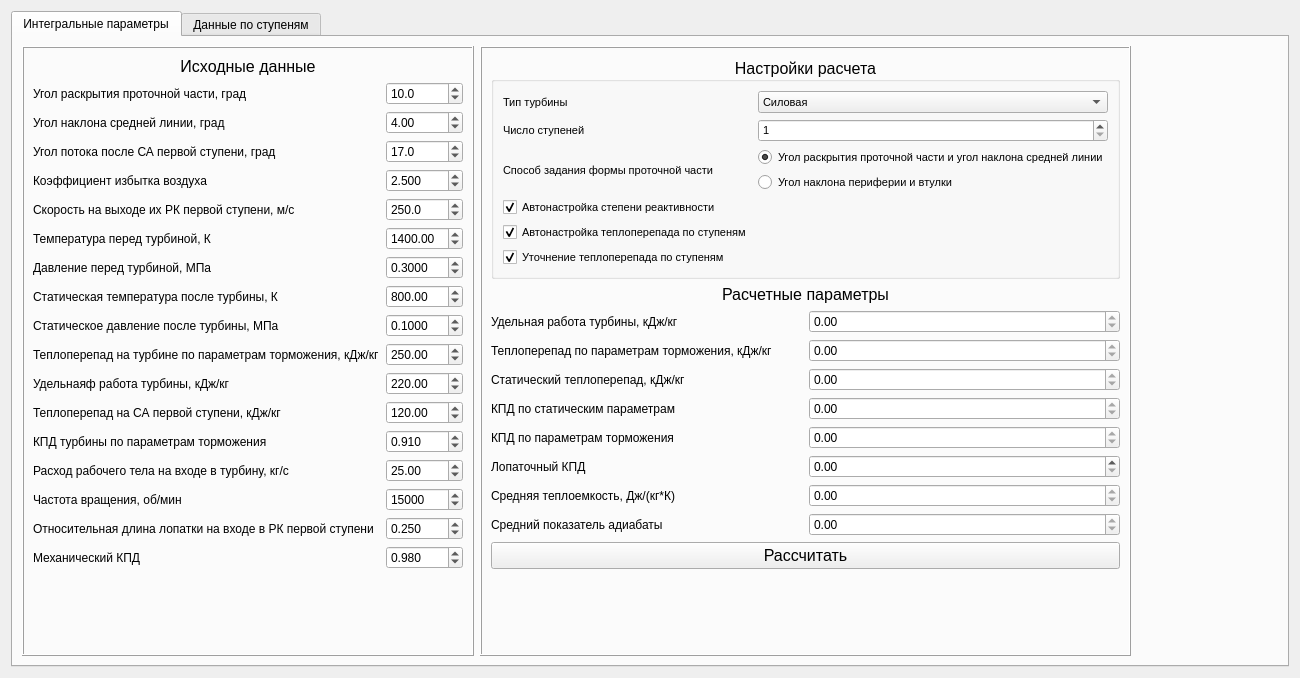
<?xml version="1.0" encoding="UTF-8"?>
<ui version="4.0">
 <class>Form</class>
 <widget class="QWidget" name="Form">
  <property name="geometry">
   <rect>
    <x>0</x>
    <y>0</y>
    <width>1300</width>
    <height>678</height>
   </rect>
  </property>
  <property name="windowTitle">
   <string>Form</string>
  </property>
  <layout class="QHBoxLayout" name="horizontalLayout_5">
   <item>
    <widget class="QTabWidget" name="tabWidget">
     <property name="tabPosition">
      <enum>QTabWidget::North</enum>
     </property>
     <property name="tabShape">
      <enum>QTabWidget::Rounded</enum>
     </property>
     <property name="currentIndex">
      <number>0</number>
     </property>
     <property name="usesScrollButtons">
      <bool>false</bool>
     </property>
     <property name="documentMode">
      <bool>false</bool>
     </property>
     <property name="tabsClosable">
      <bool>false</bool>
     </property>
     <property name="movable">
      <bool>false</bool>
     </property>
     <property name="tabBarAutoHide">
      <bool>false</bool>
     </property>
     <widget class="QWidget" name="tab_init_data">
      <attribute name="title">
       <string>Интегральные параметры</string>
      </attribute>
      <layout class="QHBoxLayout" name="horizontalLayout">
       <item>
        <widget class="QFrame" name="frame">
         <property name="frameShape">
          <enum>QFrame::Box</enum>
         </property>
         <property name="frameShadow">
          <enum>QFrame::Raised</enum>
         </property>
         <layout class="QVBoxLayout" name="verticalLayout_3">
          <item>
           <widget class="QLabel" name="label_2">
            <property name="font">
             <font>
              <pointsize>12</pointsize>
             </font>
            </property>
            <property name="text">
             <string>Исходные данные</string>
            </property>
            <property name="alignment">
             <set>Qt::AlignCenter</set>
            </property>
           </widget>
          </item>
          <item>
           <layout class="QGridLayout" name="gridLayout_2">
            <item row="14" column="0">
             <widget class="QLabel" name="label_11">
              <property name="text">
               <string>Статическое давление после турбины, МПа</string>
              </property>
             </widget>
            </item>
            <item row="6" column="1">
             <widget class="QDoubleSpinBox" name="gamma1">
              <property name="decimals">
               <number>1</number>
              </property>
              <property name="minimum">
               <double>-30.000000000000000</double>
              </property>
              <property name="maximum">
               <double>90.000000000000000</double>
              </property>
              <property name="value">
               <double>10.000000000000000</double>
              </property>
             </widget>
            </item>
            <item row="8" column="0">
             <widget class="QLabel" name="label_5">
              <property name="text">
               <string>Угол потока после СА первой ступени, град</string>
              </property>
             </widget>
            </item>
            <item row="12" column="0">
             <widget class="QLabel" name="label_9">
              <property name="text">
               <string>Давление перед турбиной, МПа</string>
              </property>
             </widget>
            </item>
            <item row="11" column="0">
             <widget class="QLabel" name="label_8">
              <property name="text">
               <string>Температура перед турбиной, К</string>
              </property>
             </widget>
            </item>
            <item row="13" column="0">
             <widget class="QLabel" name="label_10">
              <property name="text">
               <string>Статическая температура после турбины, К</string>
              </property>
             </widget>
            </item>
            <item row="7" column="0">
             <widget class="QLabel" name="label_gamma2">
              <property name="text">
               <string>Угол наклона средней линии, град</string>
              </property>
             </widget>
            </item>
            <item row="19" column="1">
             <widget class="QDoubleSpinBox" name="G_t">
              <property name="minimum">
               <double>0.100000000000000</double>
              </property>
              <property name="maximum">
               <double>1000.000000000000000</double>
              </property>
              <property name="value">
               <double>25.000000000000000</double>
              </property>
             </widget>
            </item>
            <item row="19" column="0">
             <widget class="QLabel" name="label_15">
              <property name="text">
               <string>Расход рабочего тела на входе в турбину, кг/с</string>
              </property>
             </widget>
            </item>
            <item row="20" column="1">
             <widget class="QDoubleSpinBox" name="n">
              <property name="decimals">
               <number>0</number>
              </property>
              <property name="maximum">
               <double>100000.000000000000000</double>
              </property>
              <property name="singleStep">
               <double>500.000000000000000</double>
              </property>
              <property name="value">
               <double>15000.000000000000000</double>
              </property>
             </widget>
            </item>
            <item row="20" column="0">
             <widget class="QLabel" name="label_16">
              <property name="text">
               <string>Частота вращения, об/мин</string>
              </property>
             </widget>
            </item>
            <item row="15" column="0">
             <widget class="QLabel" name="label_12">
              <property name="text">
               <string>Теплоперепад на турбине по параметрам торможения, кДж/кг</string>
              </property>
             </widget>
            </item>
            <item row="11" column="1">
             <widget class="QDoubleSpinBox" name="T_g_stag">
              <property name="minimum">
               <double>500.000000000000000</double>
              </property>
              <property name="maximum">
               <double>3000.000000000000000</double>
              </property>
              <property name="singleStep">
               <double>50.000000000000000</double>
              </property>
              <property name="value">
               <double>1400.000000000000000</double>
              </property>
             </widget>
            </item>
            <item row="12" column="1">
             <widget class="QDoubleSpinBox" name="p_g_stag">
              <property name="decimals">
               <number>4</number>
              </property>
              <property name="minimum">
               <double>0.100000000000000</double>
              </property>
              <property name="maximum">
               <double>10.000000000000000</double>
              </property>
              <property name="singleStep">
               <double>0.100000000000000</double>
              </property>
              <property name="value">
               <double>0.300000000000000</double>
              </property>
             </widget>
            </item>
            <item row="8" column="1">
             <widget class="QDoubleSpinBox" name="alpha11">
              <property name="decimals">
               <number>1</number>
              </property>
              <property name="minimum">
               <double>5.000000000000000</double>
              </property>
              <property name="maximum">
               <double>45.000000000000000</double>
              </property>
              <property name="value">
               <double>17.000000000000000</double>
              </property>
             </widget>
            </item>
            <item row="22" column="0">
             <widget class="QLabel" name="label_20">
              <property name="text">
               <string>Механический КПД</string>
              </property>
             </widget>
            </item>
            <item row="22" column="1">
             <widget class="QDoubleSpinBox" name="eta_m">
              <property name="decimals">
               <number>3</number>
              </property>
              <property name="maximum">
               <double>1.000000000000000</double>
              </property>
              <property name="singleStep">
               <double>0.010000000000000</double>
              </property>
              <property name="value">
               <double>0.980000000000000</double>
              </property>
             </widget>
            </item>
            <item row="9" column="0">
             <widget class="QLabel" name="label_6">
              <property name="text">
               <string>Коэффициент избытка воздуха</string>
              </property>
             </widget>
            </item>
            <item row="9" column="1">
             <widget class="QDoubleSpinBox" name="alpha_air">
              <property name="decimals">
               <number>3</number>
              </property>
              <property name="maximum">
               <double>1000.000000000000000</double>
              </property>
              <property name="singleStep">
               <double>0.500000000000000</double>
              </property>
              <property name="value">
               <double>2.500000000000000</double>
              </property>
             </widget>
            </item>
            <item row="6" column="0">
             <widget class="QLabel" name="label_gamma1">
              <property name="whatsThis">
               <string/>
              </property>
              <property name="text">
               <string>Угол раскрытия проточной части, град</string>
              </property>
             </widget>
            </item>
            <item row="10" column="1">
             <widget class="QDoubleSpinBox" name="c21">
              <property name="decimals">
               <number>1</number>
              </property>
              <property name="minimum">
               <double>10.000000000000000</double>
              </property>
              <property name="maximum">
               <double>600.000000000000000</double>
              </property>
              <property name="singleStep">
               <double>10.000000000000000</double>
              </property>
              <property name="value">
               <double>250.000000000000000</double>
              </property>
             </widget>
            </item>
            <item row="10" column="0">
             <widget class="QLabel" name="label_7">
              <property name="text">
               <string>Скорость на выходе их РК первой ступени, м/с</string>
              </property>
             </widget>
            </item>
            <item row="18" column="1">
             <widget class="QDoubleSpinBox" name="eta_t_stag_cycle">
              <property name="decimals">
               <number>3</number>
              </property>
              <property name="maximum">
               <double>1.000000000000000</double>
              </property>
              <property name="singleStep">
               <double>0.010000000000000</double>
              </property>
              <property name="value">
               <double>0.910000000000000</double>
              </property>
             </widget>
            </item>
            <item row="17" column="1">
             <widget class="QDoubleSpinBox" name="H01_init">
              <property name="maximum">
               <double>5000.000000000000000</double>
              </property>
              <property name="singleStep">
               <double>10.000000000000000</double>
              </property>
              <property name="value">
               <double>120.000000000000000</double>
              </property>
             </widget>
            </item>
            <item row="13" column="1">
             <widget class="QDoubleSpinBox" name="T_t_cycle">
              <property name="minimum">
               <double>240.000000000000000</double>
              </property>
              <property name="maximum">
               <double>2500.000000000000000</double>
              </property>
              <property name="value">
               <double>800.000000000000000</double>
              </property>
             </widget>
            </item>
            <item row="17" column="0">
             <widget class="QLabel" name="label_13">
              <property name="text">
               <string>Теплоперепад на СА первой ступени, кДж/кг</string>
              </property>
             </widget>
            </item>
            <item row="18" column="0">
             <widget class="QLabel" name="label_14">
              <property name="text">
               <string>КПД турбины по параметрам торможения</string>
              </property>
             </widget>
            </item>
            <item row="7" column="1">
             <widget class="QDoubleSpinBox" name="gamma2">
              <property name="minimum">
               <double>-30.000000000000000</double>
              </property>
              <property name="maximum">
               <double>60.000000000000000</double>
              </property>
              <property name="value">
               <double>4.000000000000000</double>
              </property>
             </widget>
            </item>
            <item row="14" column="1">
             <widget class="QDoubleSpinBox" name="p_t_cycle">
              <property name="decimals">
               <number>4</number>
              </property>
              <property name="minimum">
               <double>0.060000000000000</double>
              </property>
              <property name="maximum">
               <double>5.000000000000000</double>
              </property>
              <property name="singleStep">
               <double>0.100000000000000</double>
              </property>
              <property name="value">
               <double>0.100000000000000</double>
              </property>
             </widget>
            </item>
            <item row="15" column="1">
             <widget class="QDoubleSpinBox" name="H_t_stag_cycle">
              <property name="maximum">
               <double>5000.000000000000000</double>
              </property>
              <property name="singleStep">
               <double>10.000000000000000</double>
              </property>
              <property name="value">
               <double>250.000000000000000</double>
              </property>
             </widget>
            </item>
            <item row="21" column="0">
             <widget class="QLabel" name="label_17">
              <property name="text">
               <string>Относительная длина лопатки на входе в РК первой ступени</string>
              </property>
             </widget>
            </item>
            <item row="21" column="1">
             <widget class="QDoubleSpinBox" name="l1_D1_ratio">
              <property name="decimals">
               <number>3</number>
              </property>
              <property name="minimum">
               <double>0.030000000000000</double>
              </property>
              <property name="maximum">
               <double>0.900000000000000</double>
              </property>
              <property name="singleStep">
               <double>0.050000000000000</double>
              </property>
              <property name="value">
               <double>0.250000000000000</double>
              </property>
             </widget>
            </item>
            <item row="16" column="0">
             <widget class="QLabel" name="label">
              <property name="text">
               <string>Удельнаяф работа турбины, кДж/кг</string>
              </property>
             </widget>
            </item>
            <item row="16" column="1">
             <widget class="QDoubleSpinBox" name="L_t_cycle">
              <property name="maximum">
               <double>5000.000000000000000</double>
              </property>
              <property name="singleStep">
               <double>10.000000000000000</double>
              </property>
              <property name="value">
               <double>220.000000000000000</double>
              </property>
             </widget>
            </item>
           </layout>
          </item>
          <item>
           <spacer name="verticalSpacer_2">
            <property name="orientation">
             <enum>Qt::Vertical</enum>
            </property>
            <property name="sizeHint" stdset="0">
             <size>
              <width>20</width>
              <height>40</height>
             </size>
            </property>
           </spacer>
          </item>
         </layout>
        </widget>
       </item>
       <item>
        <widget class="QFrame" name="frame_2">
         <property name="frameShape">
          <enum>QFrame::Box</enum>
         </property>
         <property name="frameShadow">
          <enum>QFrame::Raised</enum>
         </property>
         <layout class="QVBoxLayout" name="verticalLayout_5">
          <item>
           <widget class="QGroupBox" name="groupBox">
            <property name="font">
             <font>
              <pointsize>12</pointsize>
             </font>
            </property>
            <property name="title">
             <string>Настройки расчета</string>
            </property>
            <property name="alignment">
             <set>Qt::AlignCenter</set>
            </property>
            <layout class="QGridLayout" name="gridLayout_4">
             <item row="1" column="1">
              <widget class="QSpinBox" name="stage_number">
               <property name="font">
                <font>
                 <pointsize>8</pointsize>
                </font>
               </property>
               <property name="minimum">
                <number>1</number>
               </property>
               <property name="maximum">
                <number>9</number>
               </property>
               <property name="value">
                <number>1</number>
               </property>
              </widget>
             </item>
             <item row="2" column="0">
              <widget class="QLabel" name="label_30">
               <property name="font">
                <font>
                 <pointsize>8</pointsize>
                </font>
               </property>
               <property name="text">
                <string>Способ задания формы проточной части</string>
               </property>
              </widget>
             </item>
             <item row="3" column="0">
              <widget class="QCheckBox" name="checkBox_rho_auto">
               <property name="font">
                <font>
                 <pointsize>8</pointsize>
                </font>
               </property>
               <property name="text">
                <string>Автонастройка степени реактивности</string>
               </property>
               <property name="checked">
                <bool>true</bool>
               </property>
              </widget>
             </item>
             <item row="4" column="0">
              <widget class="QCheckBox" name="checkBox_h0_auto">
               <property name="font">
                <font>
                 <pointsize>8</pointsize>
                </font>
               </property>
               <property name="text">
                <string>Автонастройка теплоперепада по ступеням</string>
               </property>
               <property name="checked">
                <bool>true</bool>
               </property>
               <property name="tristate">
                <bool>false</bool>
               </property>
              </widget>
             </item>
             <item row="0" column="1">
              <widget class="QComboBox" name="turbine_type">
               <property name="font">
                <font>
                 <pointsize>8</pointsize>
                </font>
               </property>
               <item>
                <property name="text">
                 <string>Силовая</string>
                </property>
               </item>
               <item>
                <property name="text">
                 <string>Компрессорная</string>
                </property>
               </item>
              </widget>
             </item>
             <item row="1" column="0">
              <widget class="QLabel" name="label_29">
               <property name="font">
                <font>
                 <pointsize>8</pointsize>
                </font>
               </property>
               <property name="text">
                <string>Число ступеней</string>
               </property>
              </widget>
             </item>
             <item row="0" column="0">
              <widget class="QLabel" name="label_28">
               <property name="font">
                <font>
                 <pointsize>8</pointsize>
                </font>
               </property>
               <property name="text">
                <string>Тип турбины</string>
               </property>
              </widget>
             </item>
             <item row="2" column="1">
              <layout class="QVBoxLayout" name="verticalLayout_6">
               <item>
                <widget class="QRadioButton" name="gamma_sum_av">
                 <property name="font">
                  <font>
                   <pointsize>8</pointsize>
                  </font>
                 </property>
                 <property name="text">
                  <string>Угол раскрытия проточной части и угол наклона средней линии</string>
                 </property>
                 <property name="checked">
                  <bool>true</bool>
                 </property>
                </widget>
               </item>
               <item>
                <widget class="QRadioButton" name="gamma_in_out">
                 <property name="font">
                  <font>
                   <pointsize>8</pointsize>
                  </font>
                 </property>
                 <property name="text">
                  <string>Угол наклона периферии и втулки</string>
                 </property>
                </widget>
               </item>
              </layout>
             </item>
             <item row="5" column="0">
              <widget class="QCheckBox" name="checkBox_precise_h0">
               <property name="font">
                <font>
                 <pointsize>8</pointsize>
                </font>
               </property>
               <property name="text">
                <string>Уточнение теплоперепада по ступеням</string>
               </property>
               <property name="checked">
                <bool>true</bool>
               </property>
              </widget>
             </item>
            </layout>
           </widget>
          </item>
          <item>
           <widget class="QLabel" name="label_18">
            <property name="font">
             <font>
              <pointsize>12</pointsize>
             </font>
            </property>
            <property name="text">
             <string>Расчетные параметры</string>
            </property>
            <property name="alignment">
             <set>Qt::AlignCenter</set>
            </property>
           </widget>
          </item>
          <item>
           <layout class="QGridLayout" name="gridLayout_3">
            <item row="3" column="0">
             <widget class="QLabel" name="label_23">
              <property name="text">
               <string>КПД по статическим параметрам</string>
              </property>
             </widget>
            </item>
            <item row="2" column="0">
             <widget class="QLabel" name="label_22">
              <property name="text">
               <string>Статический теплоперепад, кДж/кг</string>
              </property>
             </widget>
            </item>
            <item row="5" column="0">
             <widget class="QLabel" name="label_25">
              <property name="text">
               <string>Лопаточный КПД</string>
              </property>
             </widget>
            </item>
            <item row="4" column="0">
             <widget class="QLabel" name="label_24">
              <property name="text">
               <string>КПД по параметрам торможения</string>
              </property>
             </widget>
            </item>
            <item row="1" column="0">
             <widget class="QLabel" name="label_21">
              <property name="text">
               <string>Теплоперепад по параметрам торможения, кДж/кг</string>
              </property>
             </widget>
            </item>
            <item row="0" column="0">
             <widget class="QLabel" name="label_19">
              <property name="text">
               <string>Удельная работа турбины, кДж/кг</string>
              </property>
             </widget>
            </item>
            <item row="0" column="1">
             <widget class="QDoubleSpinBox" name="L_t_sum">
              <property name="readOnly">
               <bool>true</bool>
              </property>
              <property name="decimals">
               <number>2</number>
              </property>
              <property name="maximum">
               <double>6000.000000000000000</double>
              </property>
             </widget>
            </item>
            <item row="6" column="0">
             <widget class="QLabel" name="label_26">
              <property name="text">
               <string>Средняя теплоемкость, Дж/(кг*К)</string>
              </property>
             </widget>
            </item>
            <item row="7" column="0">
             <widget class="QLabel" name="label_27">
              <property name="text">
               <string>Средний показатель адиабаты</string>
              </property>
             </widget>
            </item>
            <item row="1" column="1">
             <widget class="QDoubleSpinBox" name="H_t_stag">
              <property name="alignment">
               <set>Qt::AlignLeading|Qt::AlignLeft|Qt::AlignVCenter</set>
              </property>
              <property name="readOnly">
               <bool>true</bool>
              </property>
              <property name="maximum">
               <double>5000.000000000000000</double>
              </property>
             </widget>
            </item>
            <item row="2" column="1">
             <widget class="QDoubleSpinBox" name="H_t">
              <property name="readOnly">
               <bool>true</bool>
              </property>
              <property name="maximum">
               <double>5000.000000000000000</double>
              </property>
             </widget>
            </item>
            <item row="3" column="1">
             <widget class="QDoubleSpinBox" name="eta_t">
              <property name="readOnly">
               <bool>true</bool>
              </property>
              <property name="maximum">
               <double>1.000000000000000</double>
              </property>
             </widget>
            </item>
            <item row="4" column="1">
             <widget class="QDoubleSpinBox" name="eta_t_stag">
              <property name="readOnly">
               <bool>true</bool>
              </property>
              <property name="maximum">
               <double>1.000000000000000</double>
              </property>
             </widget>
            </item>
            <item row="5" column="1">
             <widget class="QDoubleSpinBox" name="eta_l">
              <property name="readOnly">
               <bool>false</bool>
              </property>
              <property name="maximum">
               <double>1.000000000000000</double>
              </property>
             </widget>
            </item>
            <item row="6" column="1">
             <widget class="QDoubleSpinBox" name="c_p_gas_av">
              <property name="readOnly">
               <bool>true</bool>
              </property>
              <property name="maximum">
               <double>4000.000000000000000</double>
              </property>
             </widget>
            </item>
            <item row="7" column="1">
             <widget class="QDoubleSpinBox" name="k_gas_av">
              <property name="readOnly">
               <bool>true</bool>
              </property>
              <property name="maximum">
               <double>9.000000000000000</double>
              </property>
             </widget>
            </item>
           </layout>
          </item>
          <item>
           <widget class="QPushButton" name="compute_btn">
            <property name="font">
             <font>
              <pointsize>12</pointsize>
             </font>
            </property>
            <property name="text">
             <string>Рассчитать</string>
            </property>
           </widget>
          </item>
          <item>
           <spacer name="verticalSpacer_3">
            <property name="orientation">
             <enum>Qt::Vertical</enum>
            </property>
            <property name="sizeHint" stdset="0">
             <size>
              <width>20</width>
              <height>40</height>
             </size>
            </property>
           </spacer>
          </item>
         </layout>
        </widget>
       </item>
       <item>
        <spacer name="horizontalSpacer_2">
         <property name="orientation">
          <enum>Qt::Horizontal</enum>
         </property>
         <property name="sizeHint" stdset="0">
          <size>
           <width>40</width>
           <height>20</height>
          </size>
         </property>
        </spacer>
       </item>
      </layout>
     </widget>
     <widget class="QWidget" name="tab_stage_data">
      <attribute name="title">
       <string>Данные по ступеням</string>
      </attribute>
      <layout class="QVBoxLayout" name="verticalLayout">
       <item>
        <widget class="QStackedWidget" name="stackedWidget">
         <property name="frameShape">
          <enum>QFrame::StyledPanel</enum>
         </property>
         <property name="currentIndex">
          <number>-1</number>
         </property>
        </widget>
       </item>
       <item>
        <layout class="QHBoxLayout" name="horizontalLayout_3">
         <item>
          <widget class="QPushButton" name="prevPage_btn">
           <property name="font">
            <font>
             <pointsize>12</pointsize>
            </font>
           </property>
           <property name="text">
            <string>Предыдущая ступень</string>
           </property>
          </widget>
         </item>
         <item>
          <widget class="QPushButton" name="nextPage_btn">
           <property name="font">
            <font>
             <pointsize>12</pointsize>
            </font>
           </property>
           <property name="text">
            <string>Следующая ступень</string>
           </property>
          </widget>
         </item>
        </layout>
       </item>
      </layout>
     </widget>
    </widget>
   </item>
  </layout>
 </widget>
 <resources/>
 <connections/>
</ui>
